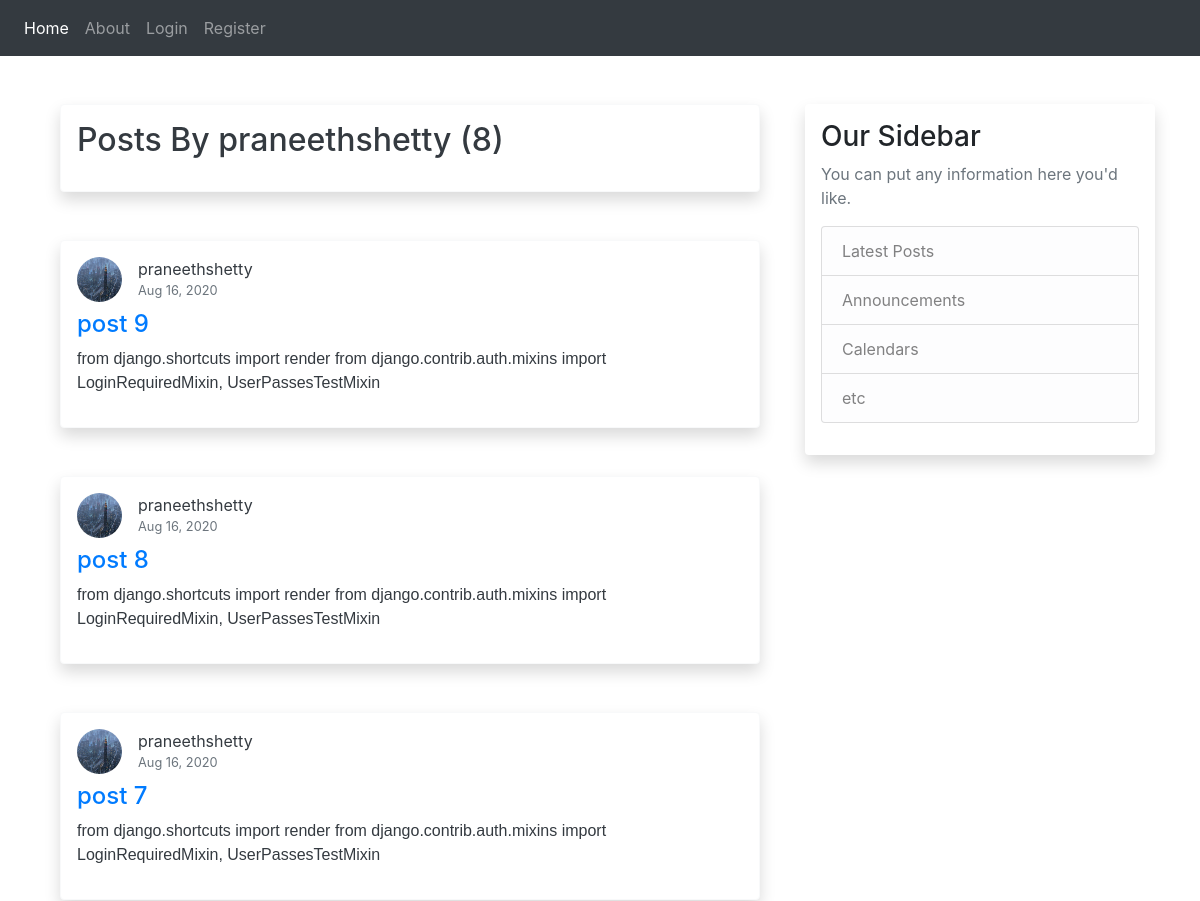
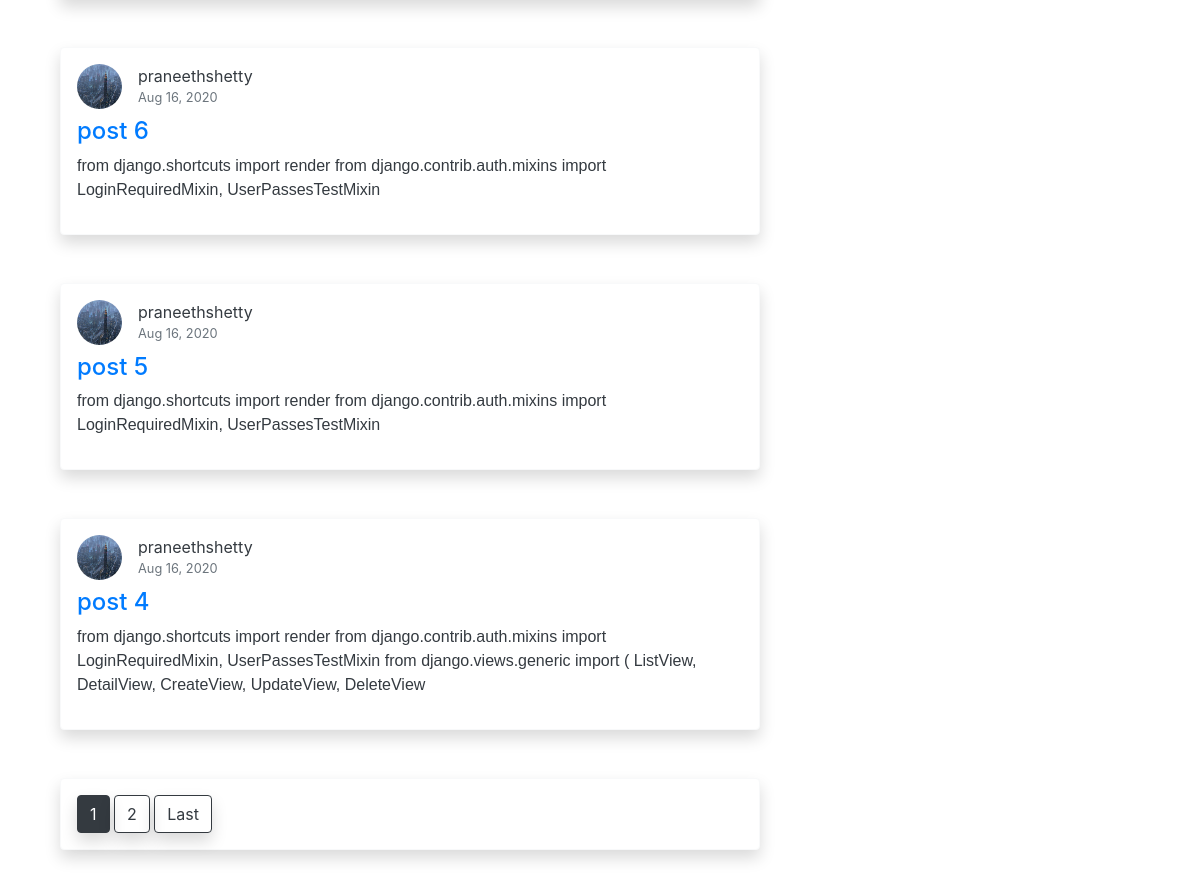
/user/praneethshetty, run on the app's committed database (2 pictures, top to bottom).
### blog/models.py (models this page shows, shortened)
class  Post(models.Model):
    title = models.CharField(max_length=100)
    content = models.TextField()
    date = models.DateTimeField(default=timezone.now)
    author = models.ForeignKey(User, on_delete=models.CASCADE)

### users/models.py (models this page shows, shortened)
class Profile(models.Model):
    user = models.OneToOneField(User, on_delete=models.CASCADE)
    image = models.ImageField(default='default.jpg', upload_to='profile_pics')

### blog/views.py (the view)
# urls.py: path('user/<str:username>', UserPostListView.as_view(), name='user-posts'),
class UserPostListView(ListView):
    model = Post
    template_name = 'blog/user_posts.html'
    context_object_name = 'posts'
    ordering = ['-date']
    paginate_by = 6
    def get_queryset(self):
        user = get_object_or_404(User, username=self.kwargs.get('username'))
        return Post.objects.filter(author=user).order_by('-date')

### blog/templates/blog/user_posts.html (shortened to what this page needs)
{% extends "blog/base.html" %}
{% block content %}
  <div class="container posts-content text-light">
    <div class="text-dark card-body border border-light shadow p-3 mb-5 bg-white rounded">
      <h2 class="mb-3">Posts By {{ view.kwargs.username }} ({{ page_obj.paginator.count }})</h2>
    </div>
  </div>
    {% for post in posts %}
    <div class="container posts-content text-light">
        <div class="row">
          <div class="col-lg-12">
            <div class="text-dark card-body border border-light shadow p-3 mb-5 bg-white rounded">
              <div class=" media mb-2">
                <img
                  src="{{ post.author.profile.image.url }}"
                  width="45px" height="45px" class="d-block ui-w-40 rounded-circle" alt="">
                <div class="media-body ml-3">
                    {{ post.author }}
                  <div class="text-muted small">{{ post.date|date:"M d, o" }}</div>
                </div>
              </div>
              <h4><a href="{% url 'post-detail' post.id %}">{{ post.title }}</a></h4>
              <p style="font-family: sans-serif;">{{ post.content }}
              </p>
            </div>
          </div>
        </div>
      </div>
    {% endfor %}
    <div class="container posts-content text-light">
        {% if is_paginated %}
        <div class="text-dark card-body border border-light shadow p-3 mb-5 bg-white rounded">
            {% for num in page_obj.paginator.page_range %}
                {% if page_obj.number == num %}
                <a class="btn btn-dark shadow rounded" href="?page={{ num }}">{{ num }}</a>
                {% elif num > page_obj.number|add:'-3' and num < page_obj.number|add:'3' %}
                <a class="btn btn-outline-dark shadow rounded" href="?page={{ num }}">{{ num }}</a>
                {% endif %}
            {% endfor %}
            {% if page_obj.has_next %}
                <a class="btn btn-outline-dark shadow rounded" href="?page={{ page_obj.paginator.num_pages }}">Last</a>
            {% endif %}
        </div>
        {% endif %}
    </div>
{% endblock content %}

### data on the page
Post: author.profile.image (picture), author "praneethshetty", date "Aug 16, 2020", title "post 9", content "from django.shortcuts import render from django.contrib.auth.mixins import LoginRequiredMixin, UserPassesTestMixin"
Post: author.profile.image (picture), author "praneethshetty", date "Aug 16, 2020", title "post 8", content "from django.shortcuts import render from django.contrib.auth.mixins import LoginRequiredMixin, UserPassesTestMixin"
Post: author.profile.image (picture), author "praneethshetty", date "Aug 16, 2020", title "post 7", content "from django.shortcuts import render from django.contrib.auth.mixins import LoginRequiredMixin, UserPassesTestMixin"
Post: author.profile.image (picture), author "praneethshetty", date "Aug 16, 2020", title "post 6", content "from django.shortcuts import render from django.contrib.auth.mixins import LoginRequiredMixin, UserPassesTestMixin"
Post: author.profile.image (picture), author "praneethshetty", date "Aug 16, 2020", title "post 5", content "from django.shortcuts import render from django.contrib.auth.mixins import LoginRequiredMixin, UserPassesTestMixin"
Post: author.profile.image (picture), author "praneethshetty", date "Aug 16, 2020", title "post 4", content "from django.shortcuts import render from django.contrib.auth.mixins import LoginRequiredMixin, UserPassesTestMixin from django.views.generic import ( ListView, DetailView, CreateView, UpdateView, DeleteView"

### other printed values
{{ view.kwargs.username }} "praneethshetty"
{{ page_obj.paginator.count }} "8"
{{ num }} "1"
{{ num }} "2"
